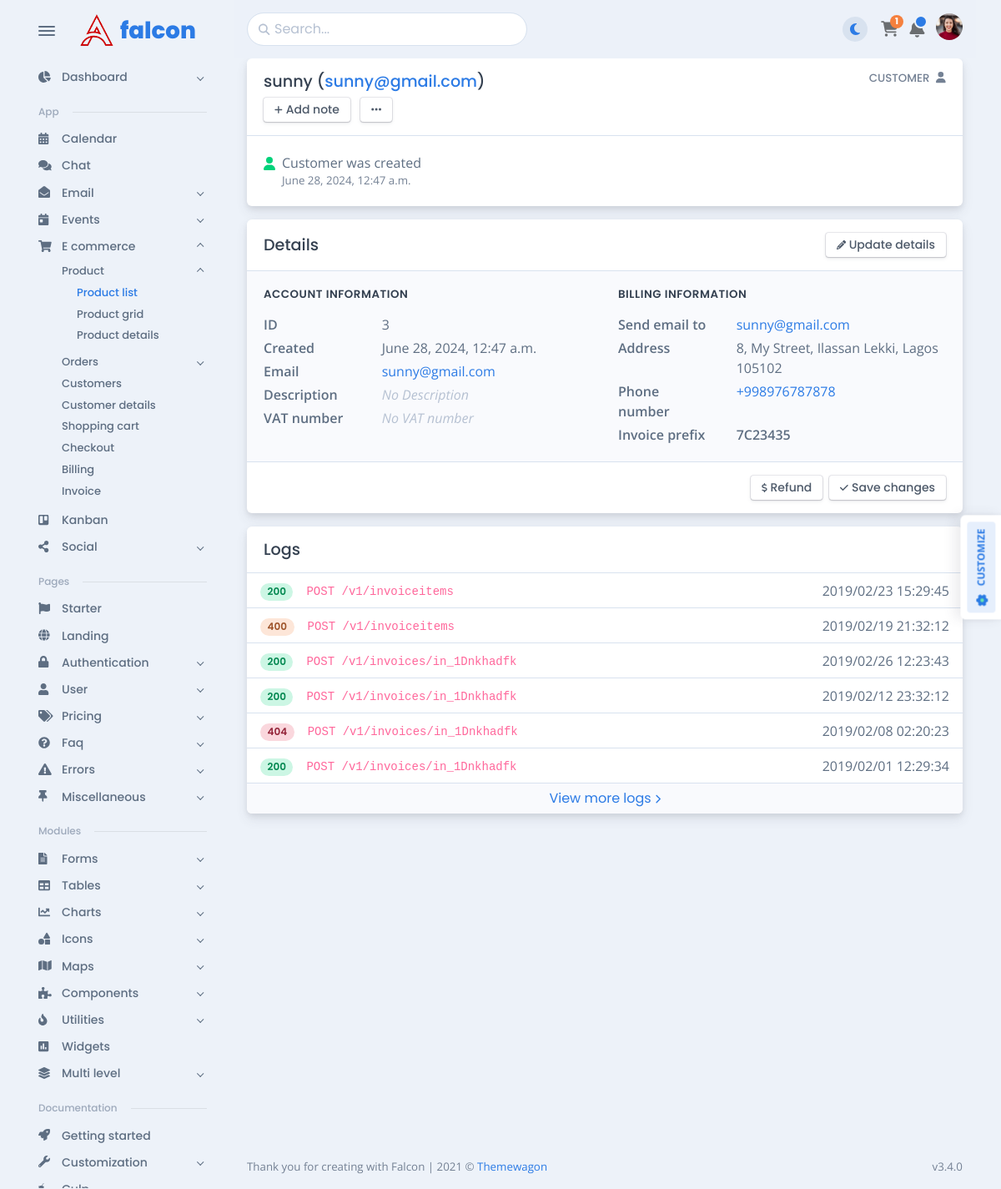
The app's page /customer_details/int3 with its own data.
### customer/models.py (models this page shows, shortened)
class Customer(models.Model):
    fullname = models.CharField(max_length=100, null=True, blank=True)
    email = models.EmailField(max_length=100, unique=True)
    phone = models.CharField(max_length=100, unique=True)
    address = models.CharField(max_length=250)
    joined = models.DateTimeField(auto_now=True)
    image = models.ImageField(upload_to='customer/', null=True, blank=True)
    is_active = models.BooleanField(default=False)
    class Meta:
        ordering = ('-id',)

### customer/views.py (the view)
# urls.py: path('customer_details/int<customer_id>', customer_details, name='customer_details'),
def customer_details(request, customer_id):
    customer = Customer.objects.get(pk=customer_id)
    context = {'customer': customer}
    return render(request, 'customer/customer-details.html', context)

### templates/customer/customer-details.html (shortened to what this page needs)
{% extends 'base.html' %}
{% load static %}
{% block customer_dt_content %}
      <div class="content">
          <nav class="navbar navbar-light navbar-glass navbar-top navbar-expand">
            <ul class="navbar-nav align-items-center d-none d-lg-block">
              <li class="nav-item">
                <div class="search-box" data-list='{"valueNames":["title"]}'>
                  <form class="position-relative" data-bs-toggle="search" data-bs-display="static">
                    <input class="form-control search-input fuzzy-search" type="search" placeholder="Search..." aria-label="Search" />
                    <span class="fas fa-search search-box-icon"></span>
                  </form>
                </div>
              </li>
            </ul>
            <ul class="navbar-nav navbar-nav-icons ms-auto flex-row align-items-center">
              <li class="nav-item">
                <div class="theme-control-toggle fa-icon-wait px-2">
                  <label class="mb-0 theme-control-toggle-label theme-control-toggle-dark" for="themeControlToggle" data-bs-toggle="tooltip" data-bs-placement="left" title="Switch to dark theme"><span class="fas fa-moon fs-0"></span></label>
                </div>
              </li>
              <li class="nav-item">
                <a class="nav-link px-0 notification-indicator notification-indicator-warning notification-indicator-fill fa-icon-wait" href="../../product/e-commerce/shopping-cart.html"><span class="fas fa-shopping-cart" data-fa-transform="shrink-7" style="font-size: 33px;"></span><span class="notification-indicator-number">1</span></a>
              </li>
              <li class="nav-item dropdown">
                <a class="nav-link notification-indicator notification-indicator-primary px-0 fa-icon-wait" id="navbarDropdownNotification" href="#" role="button" data-bs-toggle="dropdown" aria-haspopup="true" aria-expanded="false"><span class="fas fa-bell" data-fa-transform="shrink-6" style="font-size: 33px;"></span></a>
              </li>
              <li class="nav-item dropdown"><a class="nav-link pe-0" id="navbarDropdownUser" href="#" role="button" data-bs-toggle="dropdown" aria-haspopup="true" aria-expanded="false">
                  <div class="avatar avatar-xl">
                    <img class="rounded-circle" src="{% static 'assets/img/team/3-thumb.png' %}" alt="" />
                  </div>
                </a>
              </li>
            </ul>
          </nav>
          <div class="card mb-3">
            <div class="card-header">
              <div class="row">
                <div class="col">
                  <h5 class="mb-2">{{ customer.fullname }} (<a href="mailto:{{ customer.email }}">{{ customer.email }}</a>)</h5><a class="btn btn-falcon-default btn-sm" href="#!"><span class="fas fa-plus fs--2 me-1"></span>Add note</a>
                  <button class="btn btn-falcon-default btn-sm dropdown-toggle ms-2 dropdown-caret-none" type="button" data-bs-toggle="dropdown" aria-haspopup="true" aria-expanded="false"><span class="fas fa-ellipsis-h"></span></button>
                </div>
                <div class="col-auto d-none d-sm-block">
                  <h6 class="text-uppercase text-600">Customer<span class="fas fa-user ms-2"></span></h6>
                </div>
              </div>
            </div>
            <div class="card-body border-top">
              <div class="d-flex"><span class="fas fa-user text-success me-2" data-fa-transform="down-5"></span>
                <div class="flex-1">
                  <p class="mb-0">Customer was created</p>
                  <p class="fs--1 mb-0 text-600">{{ customer.joined }}</p>
                </div>
              </div>
            </div>
          </div>
          <div class="card mb-3">
            <div class="card-header">
              <div class="row align-items-center">
                <div class="col">
                  <h5 class="mb-0">Details</h5>
                </div>
                <div class="col-auto"><a class="btn btn-falcon-default btn-sm" href="#!"><span class="fas fa-pencil-alt fs--2 me-1"></span>Update details</a></div>
              </div>
            </div>
            <div class="card-body bg-light border-top">
              <div class="row">
                <div class="col-lg col-xxl-5">
                  <h6 class="fw-semi-bold ls mb-3 text-uppercase">Account Information</h6>
                  <div class="row">
                    <div class="col-5 col-sm-4">
                      <p class="fw-semi-bold mb-1">ID</p>
                    </div>
                    <div class="col">{{ customer.id }}</div>
                  </div>
                  <div class="row">
                    <div class="col-5 col-sm-4">
                      <p class="fw-semi-bold mb-1">Created</p>
                    </div>
                    <div class="col">{{ customer.joined }}</div>
                  </div>
                  <div class="row">
                    <div class="col-5 col-sm-4">
                      <p class="fw-semi-bold mb-1">Email</p>
                    </div>
                    <div class="col"><a href="mailto:{{ customer.email }}">{{ customer.email }}</a></div>
                  </div>
                  <div class="row">
                    <div class="col-5 col-sm-4">
                      <p class="fw-semi-bold mb-1">Description</p>
                    </div>
                    <div class="col">
                      <p class="fst-italic text-400 mb-1">No Description</p>
                    </div>
                  </div>
                  <div class="row">
                    <div class="col-5 col-sm-4">
                      <p class="fw-semi-bold mb-0">VAT number</p>
                    </div>
                    <div class="col">
                      <p class="fst-italic text-400 mb-0">No VAT number</p>
                    </div>
                  </div>
                </div>
                <div class="col-lg col-xxl-5 mt-4 mt-lg-0 offset-xxl-1">
                  <h6 class="fw-semi-bold ls mb-3 text-uppercase">Billing Information</h6>
                  <div class="row">
                    <div class="col-5 col-sm-4">
                      <p class="fw-semi-bold mb-1">Send email to</p>
                    </div>
                    <div class="col"><a href="mailto:{{ customer.email }}">{{ customer.email }}</a></div>
                  </div>
                  <div class="row">
                    <div class="col-5 col-sm-4">
                      <p class="fw-semi-bold mb-1">Address</p>
                    </div>
                    <div class="col">
                      <p class="mb-1">{{ customer.address }}</p>
                    </div>
                  </div>
                  <div class="row">
                    <div class="col-5 col-sm-4">
                      <p class="fw-semi-bold mb-1">Phone number</p>
                    </div>
                    <div class="col"><a href="tel:{{ customer.phone }}">{{ customer.phone }}</a></div>
                  </div>
                  <div class="row">
                    <div class="col-5 col-sm-4">
                      <p class="fw-semi-bold mb-0">Invoice prefix</p>
                    </div>
                    <div class="col">
                      <p class="fw-semi-bold mb-0">7C23435</p>
                    </div>
                  </div>
                </div>
              </div>
            </div>
            <div class="card-footer border-top text-end"><a class="btn btn-falcon-default btn-sm" href="#!"><span class="fas fa-dollar-sign fs--2 me-1"></span>Refund</a><a class="btn btn-falcon-default btn-sm ms-2" href="#!"><span class="fas fa-check fs--2 me-1"></span>Save changes</a></div>
          </div>
          <div class="card mb-3">
            <div class="card-header">
              <h5 class="mb-0">Logs</h5>
            </div>
            <div class="card-body border-top p-0">
              <div class="row g-0 align-items-center border-bottom py-2 px-3">
                <div class="col-md-auto pe-3"><span class="badge badge-soft-success rounded-pill">200</span></div>
                <div class="col-md mt-1 mt-md-0"><code>POST /v1/invoiceitems</code></div>
                <div class="col-md-auto">
                  <p class="mb-0">2019/02/23 15:29:45</p>
                </div>
              </div>
              <div class="row g-0 align-items-center border-bottom py-2 px-3">
                <div class="col-md-auto pe-3"><span class="badge badge-soft-warning rounded-pill">400</span></div>
                <div class="col-md mt-1 mt-md-0"><code>POST /v1/invoiceitems</code></div>
                <div class="col-md-auto">
                  <p class="mb-0">2019/02/19 21:32:12</p>
                </div>
              </div>
              <div class="row g-0 align-items-center border-bottom py-2 px-3">
                <div class="col-md-auto pe-3"><span class="badge badge-soft-success rounded-pill">200</span></div>
                <div class="col-md mt-1 mt-md-0"><code>POST /v1/invoices/in_1Dnkhadfk</code></div>
                <div class="col-md-auto">
                  <p class="mb-0">2019/02/26 12:23:43</p>
                </div>
              </div>
              <div class="row g-0 align-items-center border-bottom py-2 px-3">
                <div class="col-md-auto pe-3"><span class="badge badge-soft-success rounded-pill">200</span></div>
                <div class="col-md mt-1 mt-md-0"><code>POST /v1/invoices/in_1Dnkhadfk</code></div>
                <div class="col-md-auto">
                  <p class="mb-0">2019/02/12 23:32:12</p>
                </div>
              </div>
              <div class="row g-0 align-items-center border-bottom py-2 px-3">
                <div class="col-md-auto pe-3"><span class="badge badge-soft-danger rounded-pill">404</span></div>
                <div class="col-md mt-1 mt-md-0"><code>POST /v1/invoices/in_1Dnkhadfk</code></div>
                <div class="col-md-auto">
                  <p class="mb-0">2019/02/08 02:20:23</p>
                </div>
              </div>
              <div class="row g-0 align-items-center border-bottom py-2 px-3">
                <div class="col-md-auto pe-3"><span class="badge badge-soft-success rounded-pill">200</span></div>
                <div class="col-md mt-1 mt-md-0"><code>POST /v1/invoices/in_1Dnkhadfk</code></div>
                <div class="col-md-auto">
                  <p class="mb-0">2019/02/01 12:29:34</p>
                </div>
              </div>
            </div>
            <div class="card-footer bg-light p-0"><a class="btn btn-link d-block w-100" href="#!">View more logs<span class="fas fa-chevron-right fs--2 ms-1"></span></a></div>
          </div>
          <footer class="footer">
            <div class="row g-0 justify-content-between fs--1 mt-4 mb-3">
              <div class="col-12 col-sm-auto text-center">
                <p class="mb-0 text-600">Thank you for creating with Falcon <span class="d-none d-sm-inline-block">| </span><br class="d-sm-none" /> 2021 &copy; <a href="https://themewagon.com">Themewagon</a></p>
              </div>
              <div class="col-12 col-sm-auto text-center">
                <p class="mb-0 text-600">v3.4.0</p>
              </div>
            </div>
          </footer>
        </div>
{% endblock %}

### records on screen
Customer: fullname "sunny", email "sunny@gmail.com", joined "June 28, 2024, 12:47 a.m.", id "3", address "8, My Street, Ilassan Lekki, Lagos 105102", phone "+998976787878"
